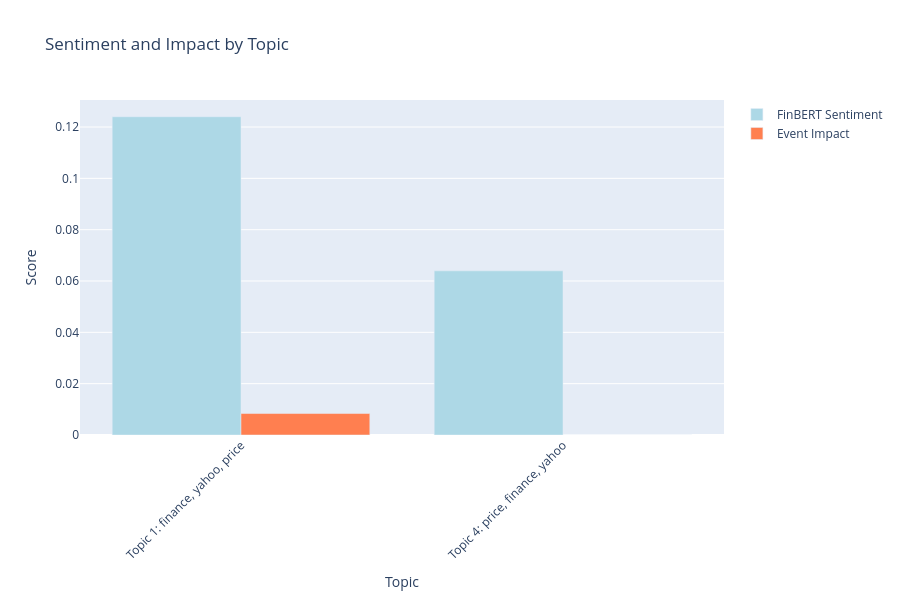

Notebook cell for this chart:
### Markdown cell above
## 12. Topic-Sentiment Analysis

### Code cell
# Analyze sentiment by topic
topic_sentiment = df_filtered.groupby('dominant_topic').agg({
    'finbert_sentiment': 'mean',
    'vader_compound': 'mean',
    'textblob_polarity': 'mean',
    'event_impact_score': 'mean'
}).reset_index()

# Add topic keywords
topic_sentiment['keywords'] = topic_sentiment['dominant_topic'].apply(
    lambda x: ', '.join(topic_keywords_df.iloc[x]['top_words'][:3])
)

print(" Average Sentiment by Topic:")
print("=" * 100)
print(f"{'Topic':8s} {'Keywords':40s} {'FinBERT':>10s} {'VADER':>10s} {'Impact':>10s}")
print("=" * 100)
for idx, row in topic_sentiment.iterrows():
    print(f"{int(row['dominant_topic']):8d} {row['keywords']:40s} "
          f"{row['finbert_sentiment']:10.3f} {row['vader_compound']:10.3f} "
          f"{row['event_impact_score']:10.3f}")

# Visualize
fig = go.Figure()

fig.add_trace(go.Bar(
    x=[f"Topic {int(row['dominant_topic'])}: {row['keywords'][:30]}" for _, row in topic_sentiment.iterrows()],
    y=topic_sentiment['finbert_sentiment'],
    name='FinBERT Sentiment',
    marker_color='lightblue'
))

fig.add_trace(go.Bar(
    x=[f"Topic {int(row['dominant_topic'])}: {row['keywords'][:30]}" for _, row in topic_sentiment.iterrows()],
    y=topic_sentiment['event_impact_score'],
    name='Event Impact',
    marker_color='coral'
))

fig.update_layout(
    title='Sentiment and Impact by Topic',
    xaxis_title='Topic',
    yaxis_title='Score',
    height=600,
    xaxis_tickangle=-45,
    barmode='group'
)

fig.write_html(VIZ_DIR / 'topic_sentiment_analysis.html')
fig.show()

# Save
topic_sentiment.to_csv(OUTPUTS_DIR / 'topic_sentiment_analysis.csv', index=False)
print(f"\n Saved to {OUTPUTS_DIR / 'topic_sentiment_analysis.csv'}")

### Figure 1 — Plotly figure (JSON) as saved in the notebook; plotly's stock layout.template omitted (floating-point values rounded to 4 significant figures)
{"data": [{"marker": {"color": "lightblue"}, "name": "FinBERT Sentiment", "type": "bar", "x": ["Topic 1: finance, yahoo, price", "Topic 4: price, finance, yahoo"], "y": [0.124, 0.06397]}, {"marker": {"color": "coral"}, "name": "Event Impact", "type": "bar", "x": ["Topic 1: finance, yahoo, price", "Topic 4: price, finance, yahoo"], "y": [0.00837, 0]}], "layout": {"barmode": "group", "height": 600, "title": {"text": "Sentiment and Impact by Topic"}, "xaxis": {"tickangle": -45, "title": {"text": "Topic"}}, "yaxis": {"title": {"text": "Score"}}}}
